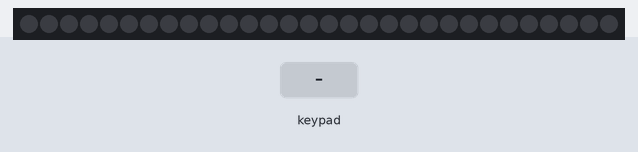
This sketch was run on a simulated Arduino Uno, built with avr-gcc and run on an emulated ATmega328P. Parts: 30 RGB LEDs in strip order, left to right. The inputs (shaded band) are chosen by the test bench. What the sketch prints to the serial monitor is not drawn.

Above: at 1.2 s.
1.3 s: keypad keys 1 2 A pressed 0.4 s apart
4.0 s: keypad keys 2 5 A pressed 0.4 s apart
At 5.1 s:
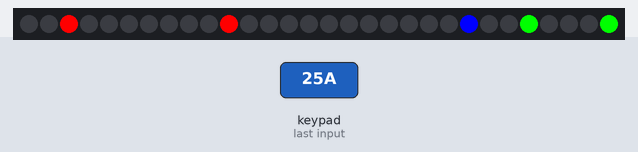
6.7 s: key '0' pressed
8.2 s: key '2' pressed
9.7 s: key '1' pressed
11.2 s: keypad keys 1 2 pressed 0.4 s apart
Timing chart, 0 to 14.2 s (numbered marks = the images above; inputs shaded):
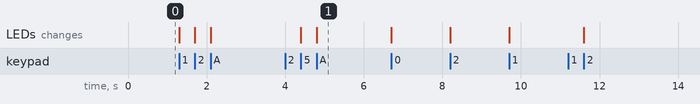

The sketch:

peg-lights.ino
```cpp
#include <Wire.h>
#include <Adafruit_NeoPixel.h>
#include "Adafruit_MPR121.h"

#ifndef _BV
#define _BV(bit) (1 << (bit))
#endif

// You can have up to 4 on one i2c bus but one is enough for testing!
Adafruit_MPR121 cap1 = Adafruit_MPR121();
Adafruit_MPR121 cap2 = Adafruit_MPR121();
Adafruit_MPR121 cap3 = Adafruit_MPR121();

Adafruit_NeoPixel strip = Adafruit_NeoPixel(30, 3, NEO_GRB + NEO_KHZ800);

// Keeps track of the last pins touched
// so we know when buttons are 'released'
uint16_t lasttouched1 = 0;
uint16_t currtouched1 = 0;
uint16_t lasttouched2 = 0;
uint16_t currtouched2 = 0;
uint16_t lasttouched3 = 0;
uint16_t currtouched3 = 0;

void setup()
{
    Serial.begin(9600);
    strip.begin();
    strip.show();

    // while (!Serial)
    // {
    //     delay(10);
    // }

    Serial.println("Adafruit MPR121 Capacitive Touch sensor test");

    // Default address is 0x5A, if tied to 3.3V its 0x5B
    // If tied to SDA its 0x5C and if SCL then 0x5D
    if (!cap1.begin(0x5A))
    {
        Serial.println("MPR121 not found, check wiring?");
        while (1)
            ;
    }
    if (!cap2.begin(0x5B))
    {
        Serial.println("MPR121 not found, check wiring?");
        while (1)
            ;
    }
    if (!cap3.begin(0x5C))
    {
        Serial.println("MPR121 not found, check wiring?");
        while (1)
            ;
    }
    Serial.println("MPR121 found!");
}

void loop()
{
    // Get the currently touched pads
    currtouched1 = cap1.touched();
    currtouched2 = cap2.touched();
    currtouched3 = cap3.touched();

    char led;
    for (uint8_t i = 0; i < 12; i++)
    {
        // it if *is* touched and *wasnt* touched before, alert!
        if ((currtouched1 & _BV(i)) && !(lasttouched1 & _BV(i)))
        {
            led = i;
            strip.setPixelColor(led, 255, 0, 0);
            Serial.print(led);
            Serial.println(" touched on board 1");
        }
        // if it *was* touched and now *isnt*, alert!
        if (!(currtouched1 & _BV(i)) && (lasttouched1 & _BV(i)))
        {
            led = i;
            // strip.setPixelColor(led, 0, 0, 0);
            Serial.print(led);
            Serial.println(" released on board 1");
        }
    }
    for (uint8_t i = 0; i < 12; i++)
    {
        // it if *is* touched and *wasnt* touched before, alert!
        if ((currtouched2 & _BV(i)) && !(lasttouched2 & _BV(i)))
        {
            led = i + 12;
            strip.setPixelColor(led, 0, 0, 255);
            Serial.print(led);
            Serial.println(" touched on board 2");
        }
        // if it *was* touched and now *isnt*, alert!
        if (!(currtouched2 & _BV(i)) && (lasttouched2 & _BV(i)))
        {
            led = i + 12;
            // strip.setPixelColor(led, 0, 0, 0);
            Serial.print(led);
            Serial.println(" released on board 2");
        }
    }
    for (uint8_t i = 0; i < 12; i++)
    {
        // it if *is* touched and *wasnt* touched before, alert!
        if ((currtouched3 & _BV(i)) && !(lasttouched3 & _BV(i)))
        {
            led = i + 24;
            strip.setPixelColor(led, 0, 255, 0);
            Serial.print(led);
            Serial.println(" touched on board 3");
        }
        // if it *was* touched and now *isnt*, alert!
        if (!(currtouched3 & _BV(i)) && (lasttouched3 & _BV(i)))
        {
            led = i + 24;
            // strip.setPixelColor(led, 0, 0, 0);
            Serial.print(led);
            Serial.println(" released on board 3");
        }
    }
    strip.show();

    // reset our state
    lasttouched1 = currtouched1;
    lasttouched2 = currtouched2;
    lasttouched3 = currtouched3;

    // comment out this line for detailed data from the sensor!
    return;

    // // debugging info, what
    // Serial.print("\t\t\t\t\t\t\t\t\t\t\t\t\t 0x");
    // Serial.println(cap.touched(), HEX);
    // Serial.print("Filt: ");
    // for (uint8_t i = 0; i < 12; i++)
    // {
    //     Serial.print(cap.filteredData(i));
    //     Serial.print("\t");
    // }
    // Serial.println();
    // Serial.print("Base: ");
    // for (uint8_t i = 0; i < 12; i++)
    // {
    //     Serial.print(cap.baselineData(i));
    //     Serial.print("\t");
    // }
    // Serial.println();

    // // put a delay so it isn't overwhelming
    // delay(100);
}
```

Measured:
- after the input at 4.0 s, the LEDs: first change after 0.40 s (image 1 shows a later state)
